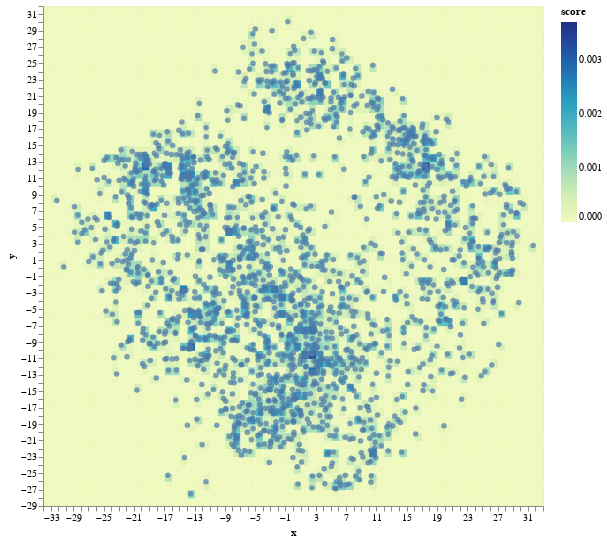

Source (notebook cell):
### Code cell
xscale = alt.Scale(domain=(min(X_grid[:, 0].tolist()), max(X_grid[:, 0].tolist())), nice=False)
yscale = alt.Scale(domain=(min(X_grid[:, 1].tolist()), max(X_grid[:, 1].tolist())), nice=False)

heatmap = alt.Chart(pd.DataFrame({
    'x': X_grid[:, 0],
    'y': X_grid[:, 1],
    'z': np.exp(log_density),
})).mark_rect().encode(
    x=alt.X('x:Q', scale=xscale, bin=alt.Bin(step=xstep), title='x'),
    y=alt.Y('y:Q', scale=yscale, bin=alt.Bin(step=ystep), title='y'),
    color=alt.Color('z:Q', title='score')
).properties(
    width=500,
    height=500,
)

scatterplot = alt.Chart(pd.DataFrame({
    'x': X_2d[:, 0],
    'y': X_2d[:, 1],
})).mark_circle().encode(
    x=alt.X('x:Q', scale=xscale),
    y=alt.Y('y:Q', scale=yscale),
)

(heatmap + scatterplot).properties(
    width=500,
    height=500,
)

### Figure 1 — Vega-Lite specification as saved in the notebook (floating-point values rounded to 4 significant figures; data arrays with more than 128 entries replaced by an {"elided": "..."} marker saying what was removed)
{"config": {"view": {"continuousWidth": 400, "continuousHeight": 300}}, "layer": [{"data": {"name": "data-2d474b768b9358855d14d59b8fbeb9c3"}, "mark": "rect", "encoding": {"color": {"type": "quantitative", "field": "z", "title": "score"}, "x": {"type": "quantitative", "bin": {"step": 1}, "field": "x", "scale": {"domain": [-33, 33], "nice": false}, "title": "x"}, "y": {"type": "quantitative", "bin": {"step": 1}, "field": "y", "scale": {"domain": [-29, 32], "nice": false}, "title": "y"}}, "height": 500, "width": 500}, {"data": {"name": "data-755f9619ecc43cc8d083281163130392"}, "mark": "circle", "encoding": {"x": {"type": "quantitative", "field": "x", "scale": {"domain": [-33, 33], "nice": false}}, "y": {"type": "quantitative", "field": "y", "scale": {"domain": [-29, 32], "nice": false}}}}], "height": 500, "width": 500, "$schema": "https://vega.github.io/schema/vega-lite/v4.0.2.json", "datasets": {"data-2d474b768b9358855d14d59b8fbeb9c3": {"elided": "4154 records"}, "data-755f9619ecc43cc8d083281163130392": {"elided": "1797 records"}}}
